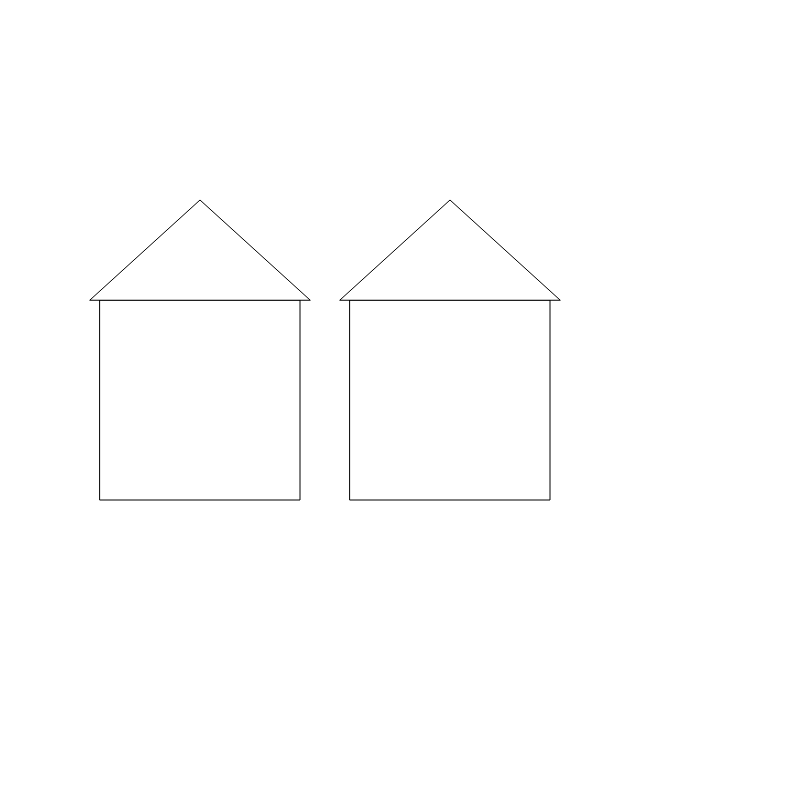
Frame 1 (no input)
Frame 60 (no input): identical to frame 1, image omitted
Frame 120 (the mouse pressed at the canvas centre since frame 60): identical to frame 1, image omitted

The p5.js sketch that drew this single still picture (run headless with seeded random() and noise() and a simulated clock; from frame 60 on, the mouse is pressed at the canvas centre):

// p5.js sketch
// ── sketch.js
var house = {
    x: 100, // was houseX
    y: 300, // was houseY
    width: 200, // was houseWidth
    height: 200, // was houseHeight
    roofHeight: 100,
    draw: function() {
        this.drawStructure();
        this.drawRoof();
    },
    drawStructure: function() {
        rect(this.x, this.y, this.width, this.height); // Draw a structure
    },
    drawRoof: function() {
      var leftEaves = {
      x: this.x - 10,
      y: this.y
    };
    var roofPoint = {
      x: this.width / 2 + this.x,
      y: this.y - this.roofHeight
    };
    var rightEaves = {
      x: this.x + this.width + 10,
      y: this.y
    };
    triangle(leftEaves.x, leftEaves.y, roofPoint.x, roofPoint.y, rightEaves.x, rightEaves.y);
  }
};

var setup = function setup() {
  createCanvas(800, 800); // We still need a canvas

  house.draw(); // first house.
  house.x = house.x + 250;
  house.draw(); // second house.
}

var draw = function () {

}
